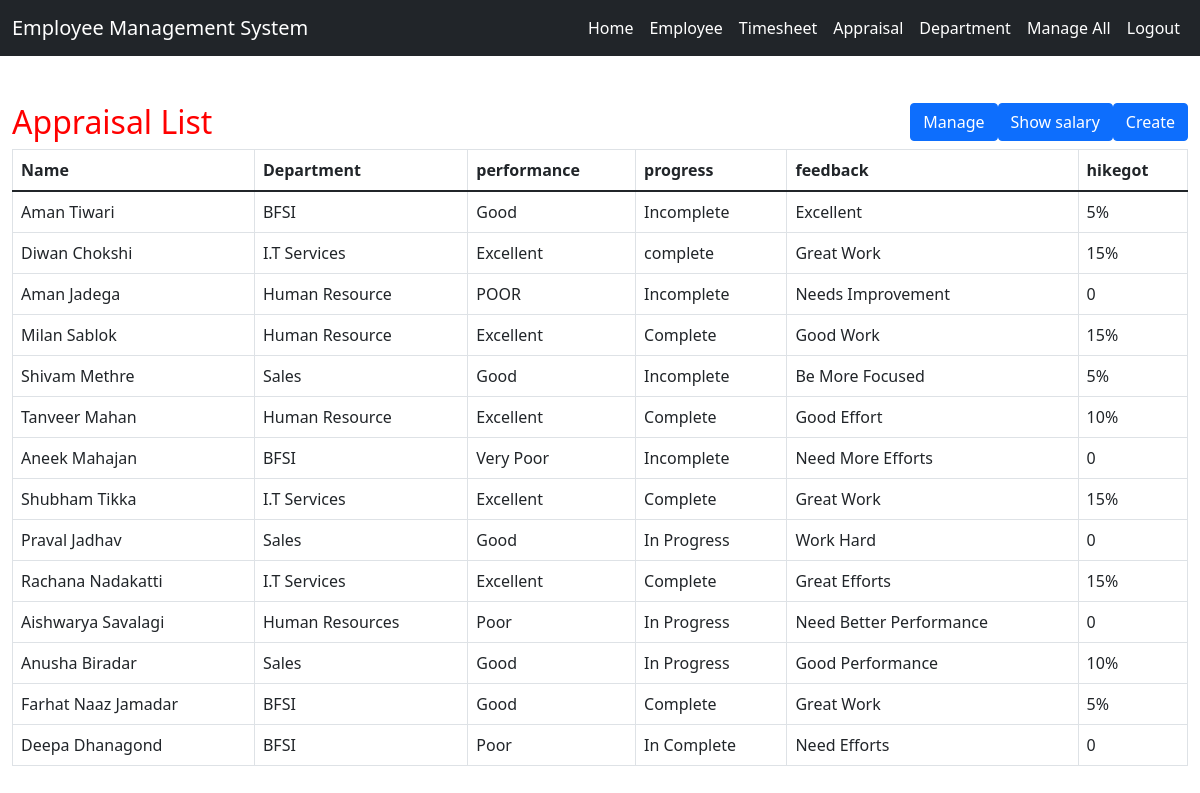
The app's page /appraisal-list (signed in) with its own data.
### Employeeapp_/models.py (models this page shows, shortened)
class Appraisals(models.Model):
    Name=models.CharField(max_length=35,null=True, blank=True)
    Department=models.CharField(max_length=35,null=True, blank=True)
    performance=models.CharField(max_length=35,null=True, blank=True)
    salary=models.CharField(max_length=35,null=True, blank=True)
    progress=models.CharField(max_length=35,null=True, blank=True)
    feedback=models.CharField(max_length=35,null=True, blank=True)
    hikegot=models.CharField(max_length=35,null=True, blank=True)

### Employeeapp_/views.py (the view)
# urls.py: path('appraisal-list',views.appraisal_list, name="appraisal_list"),
@login_required
@staff_member_required
def appraisal_list(request):
    em_dta = Appraisals.objects.filter()
    bit = {'Appraisal':em_dta}
    return render(request, 'appraisallist.html',bit)

### Employeeapp_/templates/appraisallist.html (shortened to what this page needs)
{% extends 'home.html' %}
{% block body %}
<link rel = stylesheet href = "//cdn.datatables.net/1.10.19/css/jquery.dataTables.min.css" defer>
<div  class="container-fluid">
        <h2 style="color:red;margin-top:4%">Appraisal List
            <a href="http://127.0.0.1:8000/addappraisal/"><button class="btn btn-primary"  style="float:right">Create</button></a> &ensp;
            <a href="http://127.0.0.1:8000/filter-salary"><button class="btn btn-primary"  style="float:right">Show salary</button></a> &ensp;
            <a href="http://127.0.0.1:8000/admin/Employeeapp_/appraisals/"><button class="btn btn-primary"  style="float:right">Manage</button></a>
          </h2>
        <table class="table table-bordered" id="myTable">
  <thead>
  <tr>
    <th>Name</th>
    <th>Department</th>
    <th>performance</th>
      <th>progress</th>
    <th>feedback</th>
    <th>hikegot</th>
  </tr>
  </thead>
   <tbody>
    {% for i in Appraisal %}
  <tr>
    <td>{{i.Name}}</td>
    <td>{{i.Department}}</td>
    <td>{{i.performance}}</td>
      <td>{{i.progress}}</td>
      <td>{{i.feedback}}</td>
      <td>{{i.hikegot}}</td>
  </tr>
    {% endfor %}
    </tbody>
</table>
</div>
{% endblock  %}

### records on screen
Appraisals: Name "Aman Tiwari", Department "BFSI", performance "Good", progress "Incomplete", feedback "Excellent", hikegot "5%"
Appraisals: Name "Diwan Chokshi", Department "I.T Services", performance "Excellent", progress "complete", feedback "Great Work", hikegot "15%"
Appraisals: Name "Aman Jadega", Department "Human Resource", performance "POOR", progress "Incomplete", feedback "Needs Improvement", hikegot "0"
Appraisals: Name "Milan Sablok", Department "Human Resource", performance "Excellent", progress "Complete", feedback "Good Work", hikegot "15%"
Appraisals: Name "Shivam Methre", Department "Sales", performance "Good", progress "Incomplete", feedback "Be More Focused", hikegot "5%"
Appraisals: Name "Tanveer Mahan", Department "Human Resource", performance "Excellent", progress "Complete", feedback "Good Effort", hikegot "10%"
Appraisals: Name "Aneek Mahajan", Department "BFSI", performance "Very Poor", progress "Incomplete", feedback "Need More Efforts", hikegot "0"
Appraisals: Name "Shubham Tikka", Department "I.T Services", performance "Excellent", progress "Complete", feedback "Great Work", hikegot "15%"
Appraisals: Name "Praval Jadhav", Department "Sales", performance "Good", progress "In Progress", feedback "Work Hard", hikegot "0"
Appraisals: Name "Rachana Nadakatti", Department "I.T Services", performance "Excellent", progress "Complete", feedback "Great Efforts", hikegot "15%"
Appraisals: Name "Aishwarya Savalagi", Department "Human Resources", performance "Poor", progress "In Progress", feedback "Need Better Performance", hikegot "0"
Appraisals: Name "Anusha Biradar", Department "Sales", performance "Good", progress "In Progress", feedback "Good Performance", hikegot "10%"
Appraisals: Name "Farhat Naaz Jamadar", Department "BFSI", performance "Good", progress "Complete", feedback "Great Work", hikegot "5%"
Appraisals: Name "Deepa Dhanagond", Department "BFSI", performance "Poor", progress "In Complete", feedback "Need Efforts", hikegot "0"
